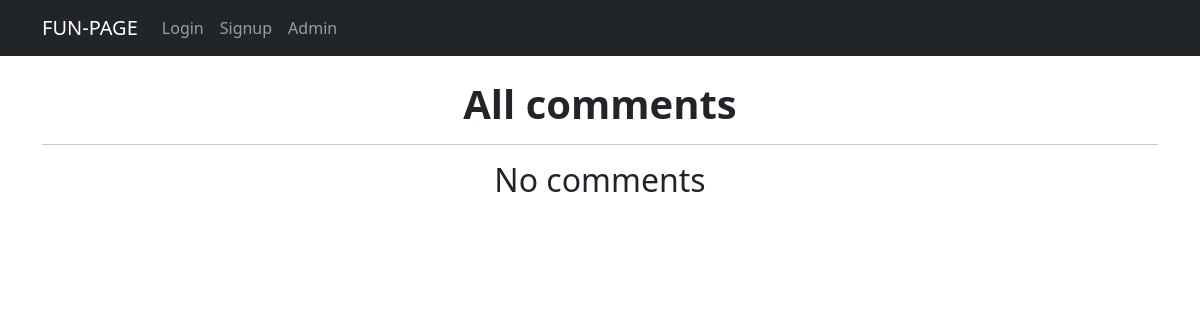
Page /comments/ on the earlier database version.
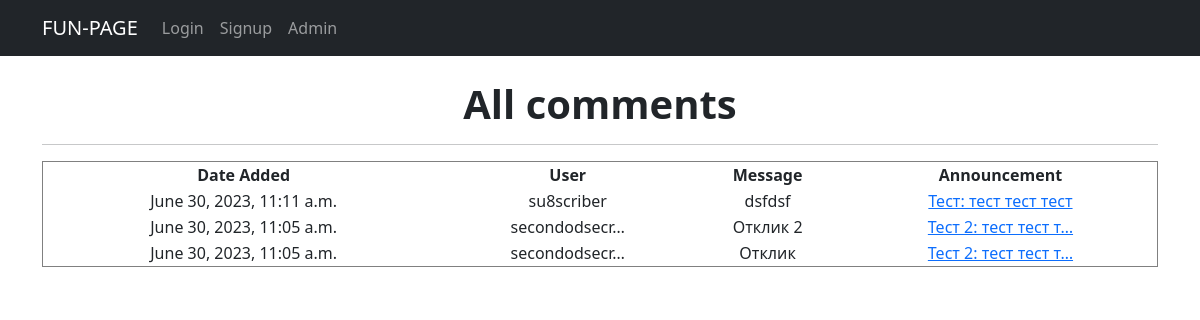
Same page on the later database version.
### fun/models.py (models this page shows, shortened)
class Comment(models.Model):
    user = models.ForeignKey(User, on_delete=models.CASCADE)
    date = models.DateTimeField(auto_now_add=True)
    announcement = models.ForeignKey('Announcement', on_delete=models.CASCADE)
    content = models.TextField()

class Announcement(models.Model):
    title = models.CharField(max_length=100)
    text = models.TextField()
    category = models.ForeignKey(Category, on_delete=models.CASCADE)
    author = models.ForeignKey(User, default=1, on_delete=models.CASCADE)
    date_added = models.DateTimeField(auto_now_add=True)
    image = models.ImageField(upload_to='images/', null=True, blank=True)
    video = models.FileField(upload_to='videos/', null=True, blank=True)
    likes = models.ManyToManyField(User, related_name="ad_like", blank=True)
    def __str__(self):
        return f'{self.title.title()}: {self.text[:20]}'

### fun/views.py (the view)
# urls.py: path('comments/', CommentView.as_view(), name='comments'),
class CommentView(ListView):
    model = Comment
    ordering = ['-date']
    paginate_by = 20
    template_name = 'comments_list.html'
    context_object_name = 'comments'
    def comments(request):
        comments = Comment.objects.all()
        ad = Announcement.objects.all()
        context = {'comments': comments, 'ad': ad}
        return render(request, 'comments_list.html', context)

### templates/comments_list.html (shortened to what this page needs)
{% extends 'flatpages/default.html' %}
{% block content %}
<h1><b> All comments </b></h1>
<hr>
{% if comments %}
        <table border="1" style="border-collapse: collapse; width: 100%; height: 36px;">
  <thead>
    <tr>
      <th>Date Added</th>
      <th>User</th>
      <th>Message</th>
      <th>Announcement</th>
    </tr>
  </thead>
  <tbody>
    {% for comment in comments %}
      <tr>
        <td>{{ comment.date }}</td>
        <td>{{ comment.user|truncatechars:13 }}</td>
        <td>{{ comment.content|truncatechars:15 }}</td>
        <td><a href="{% url 'ad' comment.announcement.pk %}">{{ comment.announcement|truncatechars:20 }}</a></td>
    {% endfor %}
  </tbody>
</table>
    {% else %}
        <h2> No comments </h2>
    {% endif %}
{% endblock content %}

Differences in the rows shown:
added Comment: date "June 30, 2023, 11:11 a.m.", user "su8scriber", content "dsfdsf", announcement "Тест: тест тест тест"
added Comment: date "June 30, 2023, 11:05 a.m.", user "secondodsecr…", content "Отклик 2", announcement "Тест 2: тест тест т…"
added Comment: date "June 30, 2023, 11:05 a.m.", user "secondodsecr…", content "Отклик", announcement "Тест 2: тест тест т…"
Other differences:
text no longer shown: "No comments"
text now shown: "Date Added User Message Announcement"
